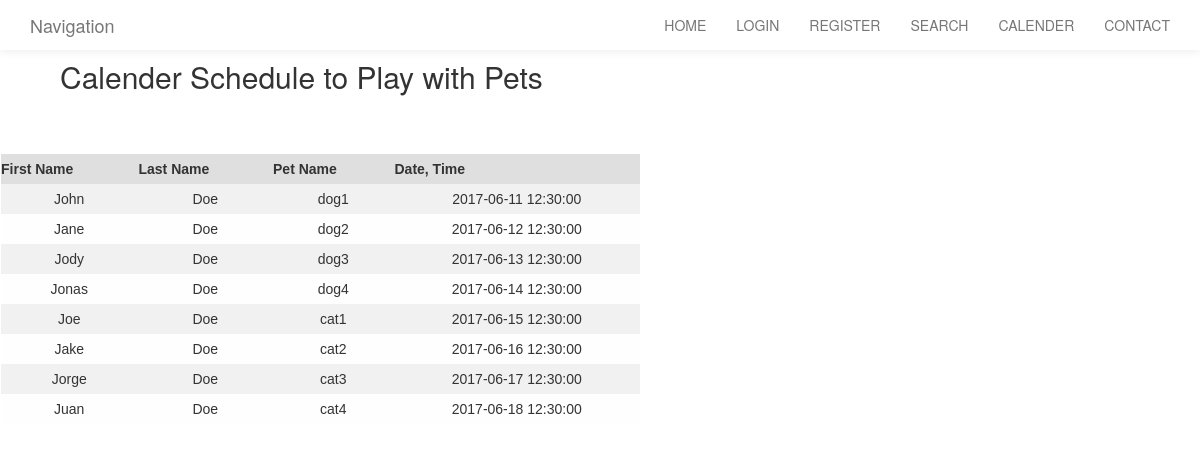
Screenshot of /calender.php with the database file from the repository.
### tables this page shows
CREATE TABLE calender (
    id int NOT NULL AUTO_INCREMENT,
    sid int NOT NULL,
    pid int NOT NULL,
    uid int NOT NULL,
    scheduleDate datetime,
    PRIMARY KEY (id),
    FOREIGN KEY (sid) REFERENCES shelter_account(id) ON DELETE CASCADE,
    FOREIGN KEY (pid) REFERENCES pet_account(id) ON DELETE CASCADE,
    FOREIGN KEY (uid) REFERENCES user_account(id) ON DELETE CASCADE
);

CREATE TABLE user_account (
    id int NOT NULL AUTO_INCREMENT,
    sid int NOT NULL,
    userName varchar(255) NOT NULL,
    firstName varchar(255) DEFAULT NULL,
    lastName varchar(255) DEFAULT NULL,
    email varchar(255) NOT NULL,
    password varchar(255) NOT NULL,
    acctCreationDate date,
    accessLevel int NOT NULL,
    PRIMARY KEY (id),
    FOREIGN KEY (sid) REFERENCES shelter_account(id) ON DELETE CASCADE,
    UNIQUE KEY (userName, email)
);

CREATE TABLE pet_account (
    id int NOT NULL AUTO_INCREMENT,
    name varchar(255) NOT NULL,
    age int DEFAULT NULL,
    sid int NOT NULL,
    gender varchar(255) DEFAULT NULL,
    breed varchar(255) DEFAULT NULL,
    species varchar(255) DEFAULT NULL,
    description text,
    acctCreationDate date,
    accessLevel int NOT NULL, 
    PRIMARY KEY (id),
    FOREIGN KEY (sid) REFERENCES shelter_account(id) ON DELETE CASCADE
);

### calender.php (the view, shortened to what this page needs)
<?php
include "base.php";
?>
<!DOCTYPE html PUBLIC "-//W3C//DTD XHTML 1.0 Strict//EN"
"http://www.w3.org/TR/xhtml1/DTD/xhtml1-strict.dtd">
<html>
	<head>
    <link rel="stylesheet" href="https://maxcdn.bootstrapcdn.com/bootstrap/3.3.7/css/bootstrap.min.css">
    <link rel="stylesheet" href="https://maxcdn.bootstrapcdn.com/bootstrap/3.3.7/css/bootstrap-theme.min.css">
    <link rel="stylesheet" href="https://maxcdn.bootstrapcdn.com/bootstrap/3.3.7/css/bootstrap.min.css">
    <link rel="stylesheet" href="style.css" />
</head>
<body data-spy="scroll" data-target=".navbar-collapse">
    <div class="navbar navbar-default navbar-fixed-top" role="navigation">
        <div class="container">
            <div class="navbar-header">
                <a href="#home" class="navbar-brand smoothScroll">Navigation</a>
            </div>
            <div class="collapse navbar-collapse">
                <ul class="nav navbar-nav navbar-right">
                    <li><a href="home.php" class="smoothScroll">HOME</a></li>
<?php if(!empty($_SESSION['LoggedIn']) && !empty($_SESSION['Username']) && $_SESSION['AccessLevel'] >= 5){  ?>
                    <li><a href="logout.php" class="smoothScroll">LOGOUT</a></li>
                    <li><a href="sheltermembers.php" class="smoothScroll">MEMBERS</a></li>
<?php }else if (!empty($_SESSION['LoggedIn']) && !empty($_SESSION['Username']) && $_SESSION['AccessLevel'] <= 1){ ?>
                    <li><a href="logout.php" class="smoothScroll">LOGOUT</a></li>
                    <li><a href="members.php" class="smoothScroll">MEMBERS</a></li>
<?php }else{ ?>
                    <li><a href="index1.php" class="smoothScroll">LOGIN</a></li>
<?php } ?>
                    <li><a href="registeruser.php" class="smoothScroll">REGISTER</a></li>
                    <li><a href="search_index.php" class="smoothScroll">SEARCH</a></li>
                    <li><a href="calender.php" class="smoothScroll">CALENDER</a></li>
                    <li><a href="contact.php" class="smoothScroll">CONTACT</a></li>
                </ul>
            </div>
        </div>
    </div>
   <div>
	<h2 style="margin: 60px;">Calender Schedule to Play with Pets</h2>
        <table>
            <tr>
                <th>First Name</th>
		        <th>Last Name</th>
		        <th>Pet Name</th>
                <th>Date, Time</th>
            </tr>
        <?php
        if(!($stmt = $mysqli->prepare("SELECT user_account.firstName, user_account.lastName, pet_account.name, scheduleDate FROM calender
        INNER JOIN user_account ON calender.uid=user_account.id
        INNER JOIN pet_account ON calender.pid=pet_account.id"))){
            echo "Prepare failed: "  . $stmt->errno . " " . $stmt->error;
        }
        if(!$stmt->execute()){
            echo "Execute failed: "  . $mysqli->connect_errno . " " . $mysqli->connect_error;
	}
        if(!$stmt->bind_result($firstName, $lastName, $name, $scheduleDate)){
            echo "Bind failed: "  . $mysqli->connect_errno . " " . $mysqli->connect_error;
        }
        while($stmt->fetch()){
         echo "<tr>\n<td>\n" . $firstName . "\n</td>\n<td>\n" . $lastName . "\n</td>\n<td>\n" . $name . "\n</td>\n<td>\n" . $scheduleDate . "\n</td>\n</tr>";
        }
        ?>
        </table>
    </div>
</body>
</html>

### style.css (style rules this page uses)
table { color: #333; font-family: Helvetica, Arial, sans-serif; width: 640px; border-collapse: collapse; border-spacing: 0; }
td, th { border: 1px solid transparent; height: 30px; }
th { background: #DFDFDF; font-weight: bold; }
td { background: #FAFAFA; text-align: center; }
tr:nth-child(even) td { background: #F1F1F1; }
tr:nth-child(odd) td { background: #FEFEFE; }
.navbar-default { background: #fff; border: none; box-shadow: 0px 2px 8px 0px rgba(50, 50, 50, 0.08); margin: 0 !important; }

### rows the page displays
calender: uid.firstName "John", uid.lastName "Doe", pid.name "dog1", scheduleDate "2017-06-11 12:30:00"
calender: uid.firstName "Jane", uid.lastName "Doe", pid.name "dog2", scheduleDate "2017-06-12 12:30:00"
calender: uid.firstName "Jody", uid.lastName "Doe", pid.name "dog3", scheduleDate "2017-06-13 12:30:00"
calender: uid.firstName "Jonas", uid.lastName "Doe", pid.name "dog4", scheduleDate "2017-06-14 12:30:00"
calender: uid.firstName "Joe", uid.lastName "Doe", pid.name "cat1", scheduleDate "2017-06-15 12:30:00"
calender: uid.firstName "Jake", uid.lastName "Doe", pid.name "cat2", scheduleDate "2017-06-16 12:30:00"
calender: uid.firstName "Jorge", uid.lastName "Doe", pid.name "cat3", scheduleDate "2017-06-17 12:30:00"
calender: uid.firstName "Juan", uid.lastName "Doe", pid.name "cat4", scheduleDate "2017-06-18 12:30:00"
